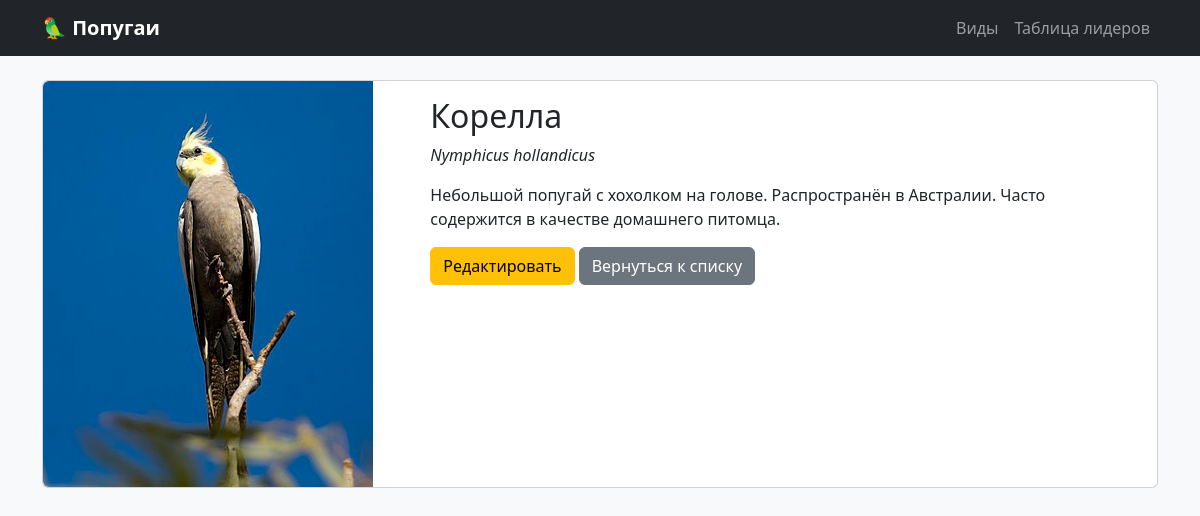
Page /species/3/ on the committed database.
### quiz/models.py (models this page shows, shortened)
class Species(models.Model):
    name = models.CharField(max_length=100, unique=True)
    scientific_name = models.CharField(max_length=150, blank=True)
    description = models.TextField()
    image_url = models.URLField(blank=True)

### quiz/views.py (the view)
# urls.py: path('species/<int:pk>/', views.species_detail, name='species_detail'),
def species_detail(request, pk):
    species = get_object_or_404(Species, pk=pk)
    return render(request, 'quiz/species_detail.html', {'species': species})

### quiz/templates/quiz/species_detail.html (shortened to what this page needs)
{% extends 'quiz/base.html' %}
{% block content %}
<div class="card">
    <div class="row g-0">
        <div class="col-md-4">
            {% if species.image_url %}
                <img src="{{ species.image_url }}" class="img-fluid rounded-start" alt="{{ species.name }}">
            {% else %}
                <img src="/static/quiz/images/default.jpg" class="img-fluid rounded-start" alt="No image">
            {% endif %}
        </div>
        <div class="col-md-8">
            <div class="card-body">
                <h2 class="card-title">{{ species.name }}</h2>
                <p class="card-text"><em>{{ species.scientific_name }}</em></p>
                <p class="card-text">{{ species.description }}</p>
                <a href="{% url 'quiz:species_edit' species.pk %}" class="btn btn-warning">Редактировать</a>
                <a href="{% url 'quiz:species_list' %}" class="btn btn-secondary">Вернуться к списку</a>
            </div>
        </div>
    </div>
</div>
{% endblock %}

### quiz/templates/static/quiz/styles.css (style rules this page uses)
body { background-color: #f8f9fa; }

### rows in the picture
Species: image_url (picture), name "Корелла", scientific_name "Nymphicus hollandicus", description "Небольшой попугай с хохолком на голове. Распространён в Австралии. Часто содержится в качестве домашнего питомца."
